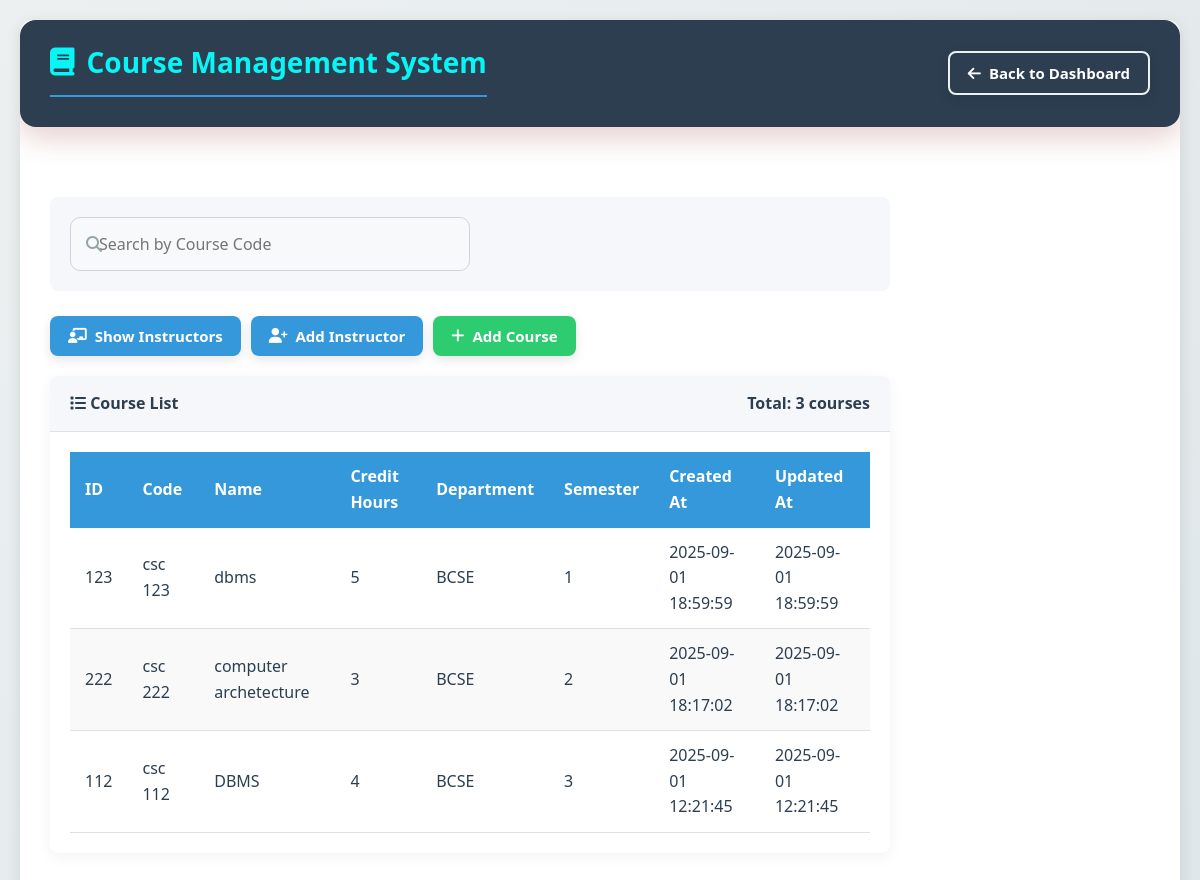
The page /admin/course.php on the database as committed earlier.
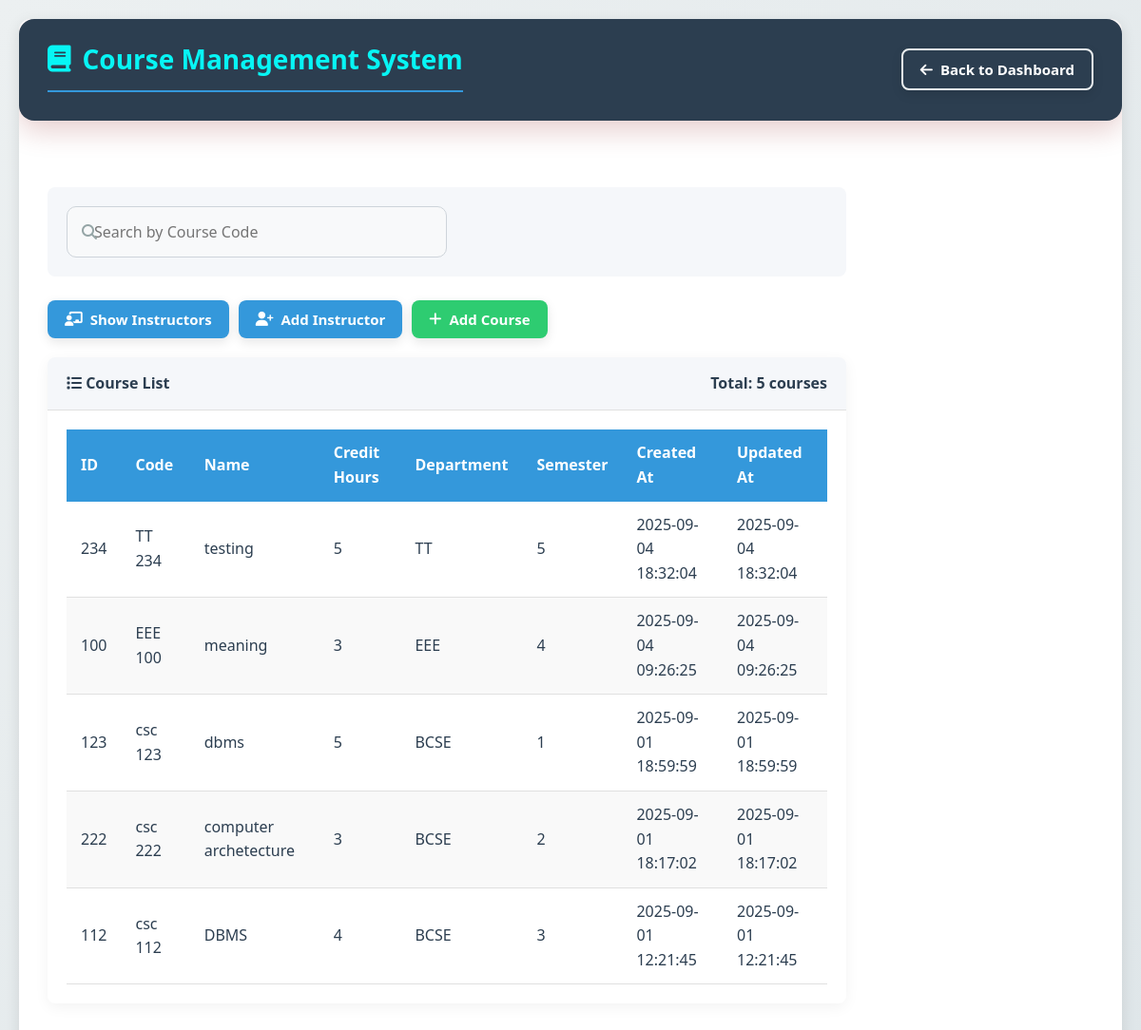
The same page on the database as committed later.
### tables this page shows
CREATE TABLE `course` (
  `course_id` int(11) NOT NULL,
  `course_code` varchar(20) NOT NULL,
  `course_name` varchar(100) NOT NULL,
  `credit_hours` int(11) NOT NULL,
  `department` varchar(50) NOT NULL,
  `semester` int(11) NOT NULL,
  `created_at` timestamp NOT NULL DEFAULT current_timestamp(),
  `updated_at` timestamp NOT NULL DEFAULT current_timestamp()
);

### admin/course.php (the view, shortened to what this page needs)
<?php
require_once '../library/notice.php';
$mysqli = new mysqli('localhost', 'root', '', 'skst_university');
$search_code = $_POST['search_code'] ?? '';
$query = "SELECT course_id, course_code, course_name, credit_hours, department, semester, created_at, updated_at FROM course WHERE 1";
$query .= " ORDER BY created_at DESC";
$result = $mysqli->query($query);
?>
<!DOCTYPE html>
<html lang="en">
<head>
    <link rel="stylesheet" href="https://cdnjs.cloudflare.com/ajax/libs/font-awesome/6.4.0/css/all.min.css">
</head>
<body>
<div class="page-container">
    <div class="header">
        <h1><i class="fas fa-book"></i> Course Management System</h1>
        <div class="header-actions">
            <form method="post">
                <button type="submit" name="dashboard" class="btn btn-outline"><i class="fas fa-arrow-left"></i> Back to Dashboard</button>
            </form>
        </div>
    </div>
    <div class="content">
        <div class="search-container">
            <form method="post" class="search-box">
                <i class="fas fa-search search-icon"></i>
                <input type="text" name="search_code" placeholder="Search by Course Code" class="search-input" value="<?php echo htmlspecialchars($search_code); ?>">
            </form>
        </div>
        <div class="action-buttons">
            <form method="post" style="display: inline;">
                <button type="submit" name="show_instructors" class="btn btn-primary"><i class="fas fa-chalkboard-teacher"></i> Show Instructors</button>
            </form>
            <form method="post" style="display: inline;">
                <button type="submit" name="show_add_instructor_form" class="btn btn-primary"><i class="fas fa-user-plus"></i> Add Instructor</button>
            </form>
            <?php if (!isset($_POST['show_add_course_form'])): ?>
            <form method="post" style="display: inline;">
                <button type="submit" name="show_add_course_form" class="btn btn-success"><i class="fas fa-plus"></i> Add Course</button>
            </form>
            <?php endif; ?>
        </div>
        <div class="card">
            <div class="card-header">
                <span><i class="fas fa-list"></i> Course List</span>
                <span>Total: <?php echo $result->num_rows; ?> courses</span>
            </div>
            <div class="card-body">
                <?php if ($result && $result->num_rows > 0): ?>
                <table class="data-table">
                    <thead>
                        <tr>
                            <th>ID</th>
                            <th>Code</th>
                            <th>Name</th>
                            <th>Credit Hours</th>
                            <th>Department</th>
                            <th>Semester</th>
                            <th>Created At</th>
                            <th>Updated At</th>
                        </tr>
                    </thead>
                    <tbody>
                        <?php while ($row = $result->fetch_assoc()): ?>
                        <tr>
                            <?php foreach ($row as $cell): ?>
                            <td><?php echo htmlspecialchars($cell); ?></td>
                            <?php endforeach; ?>
                        </tr>
                        <?php endwhile; ?>
                    </tbody>
                </table>
                <?php endif; ?>
            </div>
        </div>
    </div>
</div>
</body>
</html>

Rows that differ between the two databases and show on the page:
added course: course_id "234", course_code "TT 234", course_name "testing", cell "5", department "TT", cell "2025-09-04 18:32:04"
added course: course_id "100", course_code "EEE 100", course_name "meaning", credit_hours "3", department "EEE", semester "4", cell "2025-09-04 09:26:25"
Other text that changed with them:
$result->num_rows: "3" → "5"
